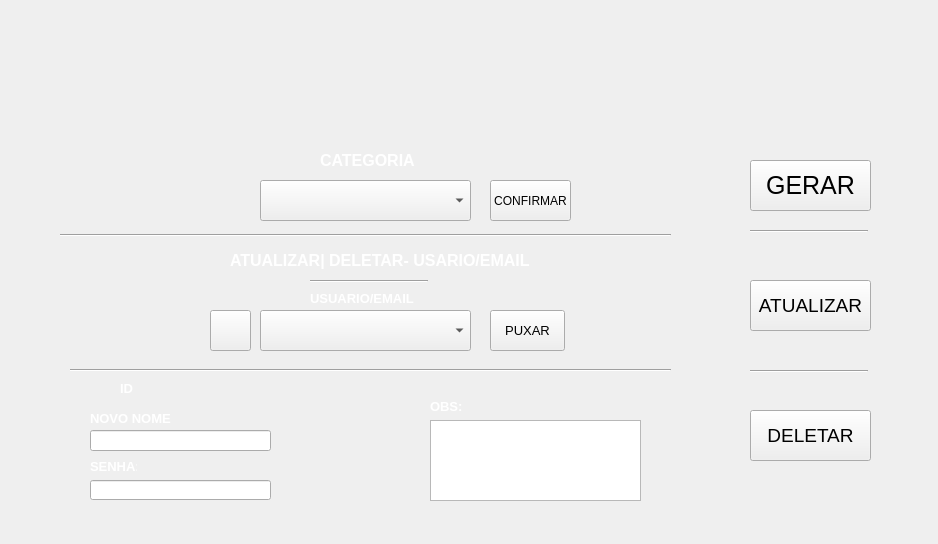
<?xml version="1.0" encoding="UTF-8"?>
<ui version="4.0">
 <class>MainWindow</class>
 <widget class="QMainWindow" name="MainWindow">
  <property name="geometry">
   <rect>
    <x>0</x>
    <y>0</y>
    <width>938</width>
    <height>544</height>
   </rect>
  </property>
  <property name="minimumSize">
   <size>
    <width>938</width>
    <height>544</height>
   </size>
  </property>
  <property name="maximumSize">
   <size>
    <width>938</width>
    <height>544</height>
   </size>
  </property>
  <property name="windowTitle">
   <string>MainWindow</string>
  </property>
  <widget class="QWidget" name="centralwidget">
   <widget class="QLabel" name="label_fundo">
    <property name="geometry">
     <rect>
      <x>0</x>
      <y>0</y>
      <width>961</width>
      <height>551</height>
     </rect>
    </property>
    <property name="text">
     <string/>
    </property>
    <property name="pixmap">
     <pixmap>RELAToRIO.png</pixmap>
    </property>
   </widget>
   <widget class="QPushButton" name="pushButtonGERAR">
    <property name="geometry">
     <rect>
      <x>750</x>
      <y>160</y>
      <width>121</width>
      <height>51</height>
     </rect>
    </property>
    <property name="font">
     <font>
      <pointsize>19</pointsize>
     </font>
    </property>
    <property name="text">
     <string>GERAR</string>
    </property>
   </widget>
   <widget class="QComboBox" name="comboBoxPUXACATEGORIA">
    <property name="geometry">
     <rect>
      <x>260</x>
      <y>180</y>
      <width>211</width>
      <height>41</height>
     </rect>
    </property>
    <property name="font">
     <font>
      <pointsize>10</pointsize>
     </font>
    </property>
   </widget>
   <widget class="QLabel" name="label_categoria">
    <property name="geometry">
     <rect>
      <x>320</x>
      <y>150</y>
      <width>111</width>
      <height>21</height>
     </rect>
    </property>
    <property name="font">
     <font>
      <pointsize>12</pointsize>
      <weight>75</weight>
      <bold>true</bold>
     </font>
    </property>
    <property name="styleSheet">
     <string notr="true">color:white;</string>
    </property>
    <property name="text">
     <string>CATEGORIA</string>
    </property>
   </widget>
   <widget class="Line" name="line">
    <property name="geometry">
     <rect>
      <x>60</x>
      <y>220</y>
      <width>611</width>
      <height>31</height>
     </rect>
    </property>
    <property name="orientation">
     <enum>Qt::Horizontal</enum>
    </property>
   </widget>
   <widget class="QLabel" name="label">
    <property name="geometry">
     <rect>
      <x>230</x>
      <y>240</y>
      <width>341</width>
      <height>41</height>
     </rect>
    </property>
    <property name="font">
     <font>
      <pointsize>12</pointsize>
      <weight>75</weight>
      <bold>true</bold>
     </font>
    </property>
    <property name="styleSheet">
     <string notr="true">COLOR:WHITE;</string>
    </property>
    <property name="text">
     <string>ATUALIZAR| DELETAR- USARIO/EMAIL</string>
    </property>
   </widget>
   <widget class="QPushButton" name="pushButton_ATUALIZAR">
    <property name="geometry">
     <rect>
      <x>750</x>
      <y>280</y>
      <width>121</width>
      <height>51</height>
     </rect>
    </property>
    <property name="font">
     <font>
      <pointsize>14</pointsize>
      <weight>50</weight>
      <bold>false</bold>
     </font>
    </property>
    <property name="text">
     <string>ATUALIZAR</string>
    </property>
   </widget>
   <widget class="QComboBox" name="comboBox_USUARIO">
    <property name="geometry">
     <rect>
      <x>260</x>
      <y>310</y>
      <width>211</width>
      <height>41</height>
     </rect>
    </property>
   </widget>
   <widget class="Line" name="line_2">
    <property name="geometry">
     <rect>
      <x>310</x>
      <y>280</y>
      <width>118</width>
      <height>3</height>
     </rect>
    </property>
    <property name="orientation">
     <enum>Qt::Horizontal</enum>
    </property>
   </widget>
   <widget class="QLabel" name="label_2">
    <property name="geometry">
     <rect>
      <x>310</x>
      <y>290</y>
      <width>111</width>
      <height>16</height>
     </rect>
    </property>
    <property name="font">
     <font>
      <pointsize>10</pointsize>
      <weight>75</weight>
      <bold>true</bold>
     </font>
    </property>
    <property name="styleSheet">
     <string notr="true">COLOR:WHITE;</string>
    </property>
    <property name="text">
     <string>USUARIO/EMAIL</string>
    </property>
   </widget>
   <widget class="Line" name="line_3">
    <property name="geometry">
     <rect>
      <x>70</x>
      <y>360</y>
      <width>601</width>
      <height>20</height>
     </rect>
    </property>
    <property name="orientation">
     <enum>Qt::Horizontal</enum>
    </property>
   </widget>
   <widget class="QLabel" name="label_3">
    <property name="geometry">
     <rect>
      <x>90</x>
      <y>410</y>
      <width>81</width>
      <height>16</height>
     </rect>
    </property>
    <property name="font">
     <font>
      <pointsize>10</pointsize>
      <weight>75</weight>
      <bold>true</bold>
     </font>
    </property>
    <property name="styleSheet">
     <string notr="true">COLOR:WHITE;
</string>
    </property>
    <property name="text">
     <string>NOVO NOME:</string>
    </property>
   </widget>
   <widget class="QLineEdit" name="lineEdit_NOVO_NOME">
    <property name="geometry">
     <rect>
      <x>90</x>
      <y>430</y>
      <width>181</width>
      <height>21</height>
     </rect>
    </property>
   </widget>
   <widget class="QLabel" name="label_4">
    <property name="geometry">
     <rect>
      <x>90</x>
      <y>460</y>
      <width>47</width>
      <height>13</height>
     </rect>
    </property>
    <property name="font">
     <font>
      <pointsize>10</pointsize>
      <weight>75</weight>
      <bold>true</bold>
     </font>
    </property>
    <property name="styleSheet">
     <string notr="true">COLOR:WHITE;</string>
    </property>
    <property name="text">
     <string>SENHA:</string>
    </property>
   </widget>
   <widget class="QLineEdit" name="lineEdit_2_NOVA_SENHA">
    <property name="geometry">
     <rect>
      <x>90</x>
      <y>480</y>
      <width>181</width>
      <height>20</height>
     </rect>
    </property>
   </widget>
   <widget class="QPushButton" name="pushButton_cONFIRMAR">
    <property name="geometry">
     <rect>
      <x>210</x>
      <y>310</y>
      <width>41</width>
      <height>41</height>
     </rect>
    </property>
    <property name="text">
     <string/>
    </property>
    <property name="icon">
     <iconset>
      <normaloff>sync.png</normaloff>sync.png</iconset>
    </property>
   </widget>
   <widget class="QPushButton" name="pushButton">
    <property name="geometry">
     <rect>
      <x>750</x>
      <y>410</y>
      <width>121</width>
      <height>51</height>
     </rect>
    </property>
    <property name="font">
     <font>
      <pointsize>14</pointsize>
     </font>
    </property>
    <property name="text">
     <string>DELETAR</string>
    </property>
   </widget>
   <widget class="Line" name="line_4">
    <property name="geometry">
     <rect>
      <x>750</x>
      <y>230</y>
      <width>118</width>
      <height>3</height>
     </rect>
    </property>
    <property name="orientation">
     <enum>Qt::Horizontal</enum>
    </property>
   </widget>
   <widget class="Line" name="line_5">
    <property name="geometry">
     <rect>
      <x>750</x>
      <y>370</y>
      <width>118</width>
      <height>3</height>
     </rect>
    </property>
    <property name="orientation">
     <enum>Qt::Horizontal</enum>
    </property>
   </widget>
   <widget class="QLabel" name="label_5">
    <property name="geometry">
     <rect>
      <x>430</x>
      <y>400</y>
      <width>47</width>
      <height>13</height>
     </rect>
    </property>
    <property name="font">
     <font>
      <pointsize>10</pointsize>
      <weight>75</weight>
      <bold>true</bold>
     </font>
    </property>
    <property name="styleSheet">
     <string notr="true">COLOR:WHITE;</string>
    </property>
    <property name="text">
     <string>OBS:</string>
    </property>
   </widget>
   <widget class="QPlainTextEdit" name="plainTextEdit">
    <property name="geometry">
     <rect>
      <x>430</x>
      <y>420</y>
      <width>211</width>
      <height>81</height>
     </rect>
    </property>
   </widget>
   <widget class="QPushButton" name="pushButton_CONFIRMAR_CATEGORIA">
    <property name="geometry">
     <rect>
      <x>490</x>
      <y>180</y>
      <width>81</width>
      <height>41</height>
     </rect>
    </property>
    <property name="text">
     <string>CONFIRMAR</string>
    </property>
   </widget>
   <widget class="QPushButton" name="pushButton_2">
    <property name="geometry">
     <rect>
      <x>490</x>
      <y>310</y>
      <width>75</width>
      <height>41</height>
     </rect>
    </property>
    <property name="font">
     <font>
      <pointsize>10</pointsize>
     </font>
    </property>
    <property name="text">
     <string>PUXAR</string>
    </property>
   </widget>
   <widget class="QLabel" name="label_id">
    <property name="geometry">
     <rect>
      <x>120</x>
      <y>380</y>
      <width>31</width>
      <height>16</height>
     </rect>
    </property>
    <property name="font">
     <font>
      <pointsize>10</pointsize>
      <weight>75</weight>
      <bold>true</bold>
     </font>
    </property>
    <property name="styleSheet">
     <string notr="true">color:white;</string>
    </property>
    <property name="text">
     <string>ID</string>
    </property>
   </widget>
  </widget>
 </widget>
 <resources/>
 <connections/>
</ui>
